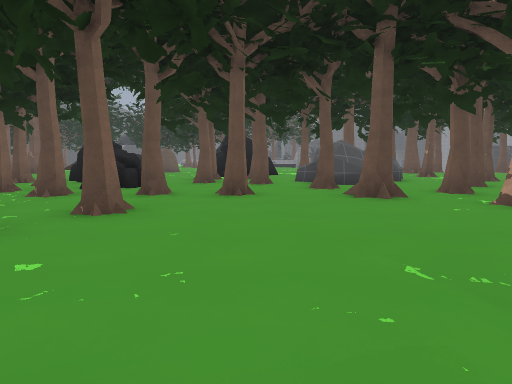
View 1 (above)

24 first-person views from a walk through a level from a Godot 3-D game. The camera is 1.5 m above the floor, tilts 6° down and sees 80° across. The floor is counted in squares, 2 m on a side. Each view is taken from the middle of a square. On the plan, view 1 faces up. The plan holds only what a view shows up to about 10 squares ahead; the rest is blank. The place goes on beyond the plan. Characters and animated objects are not drawn. Some surface patterns are stand-ins.

View 2
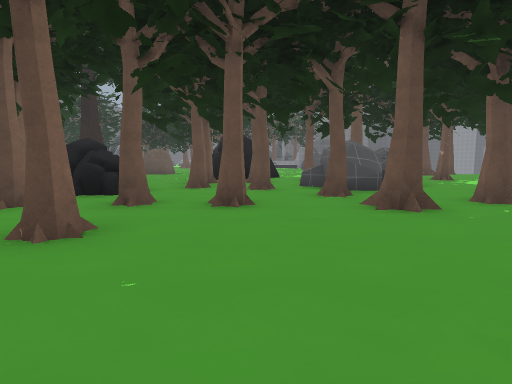

View 3
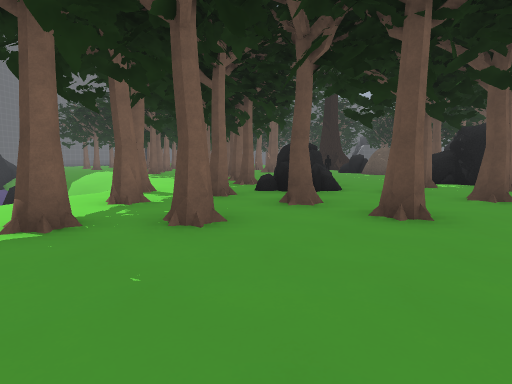

View 4
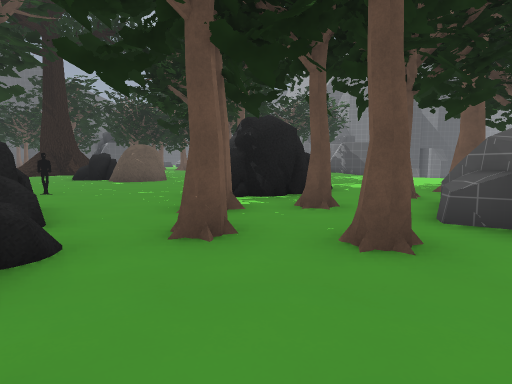

View 5
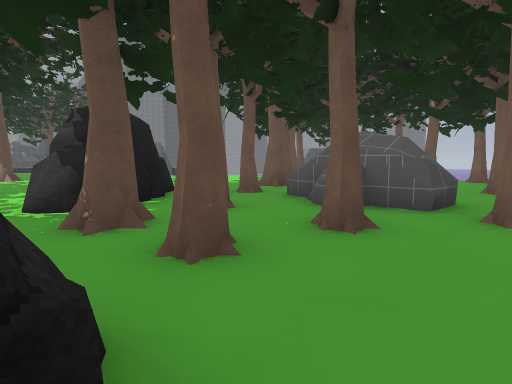

View 6
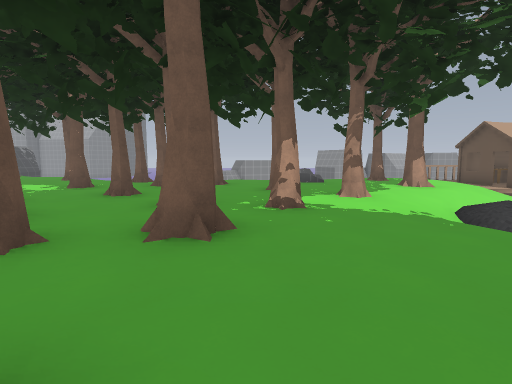

View 7
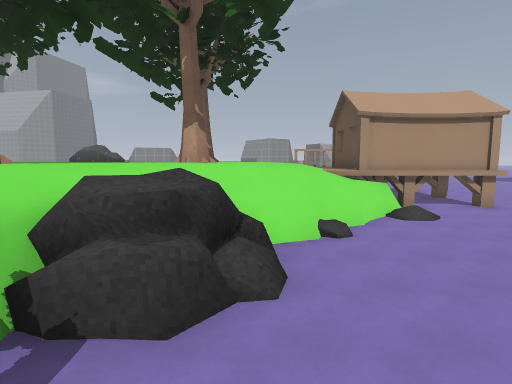

View 8
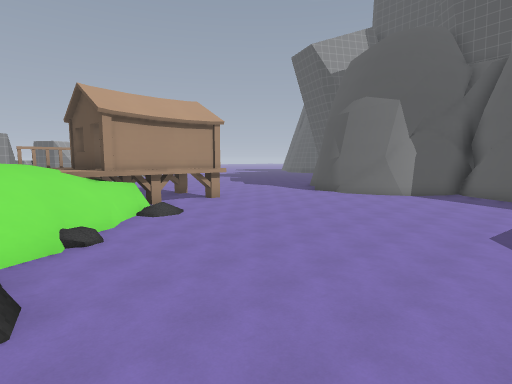

View 9
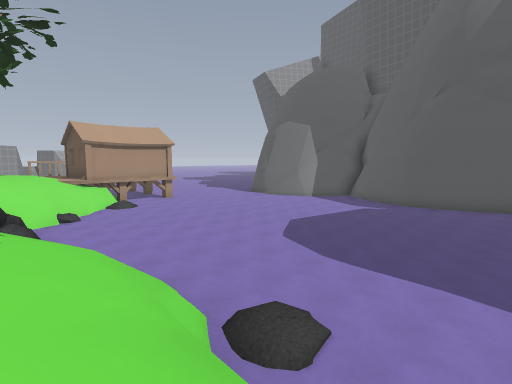

View 10
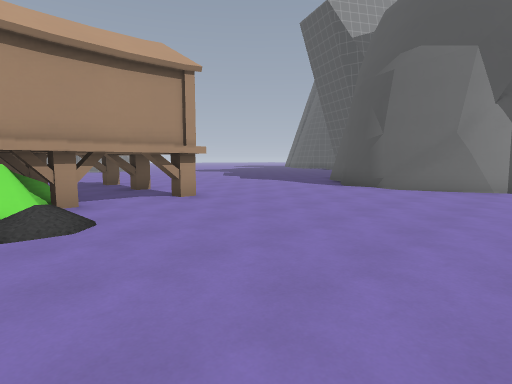

View 11
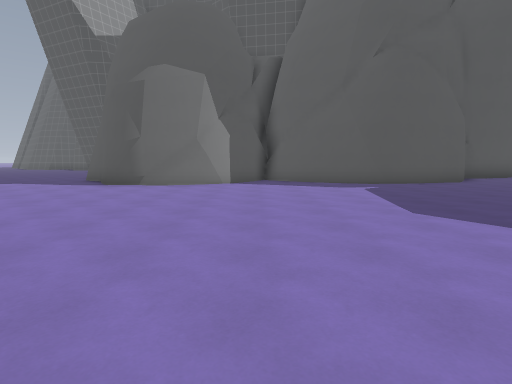

View 12
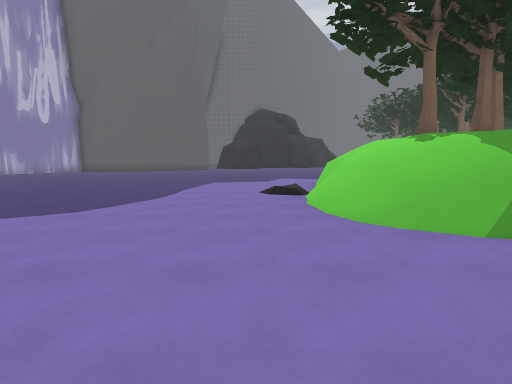

View 13
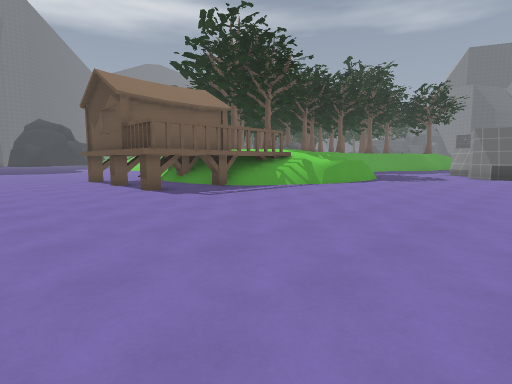

View 14
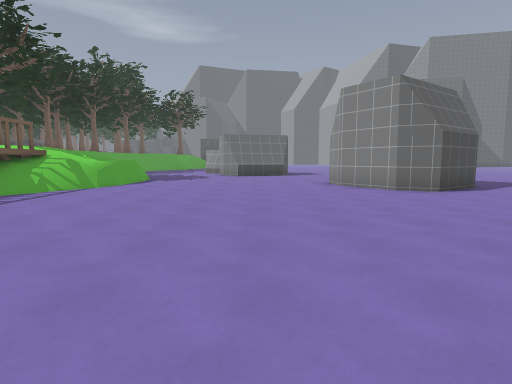

View 15
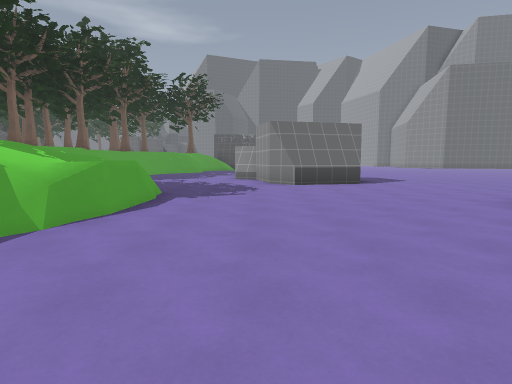

View 16
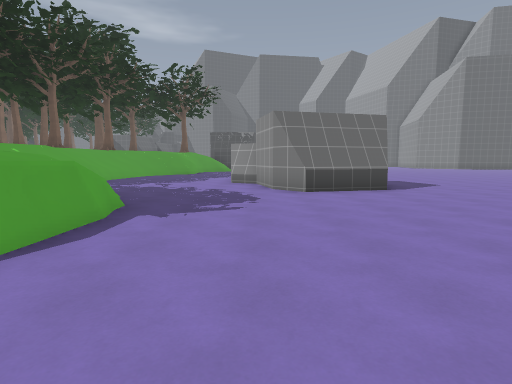

View 17
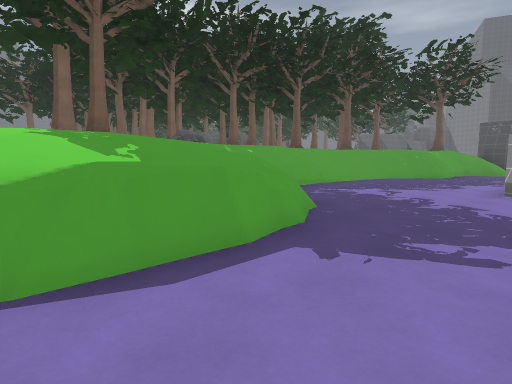

View 18
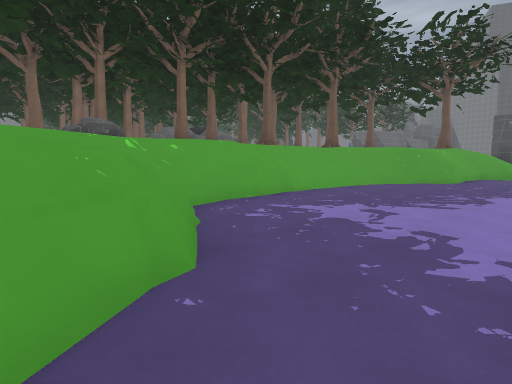

View 19
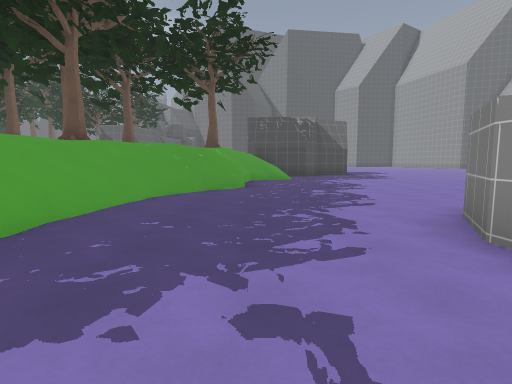

View 20
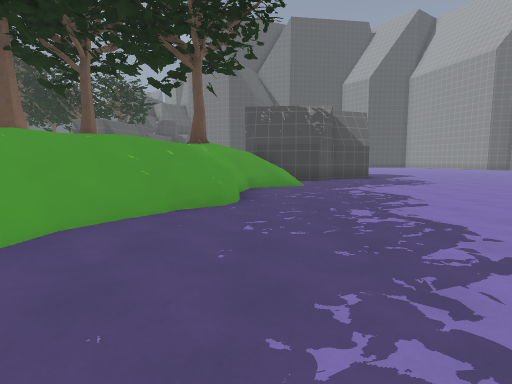

View 21
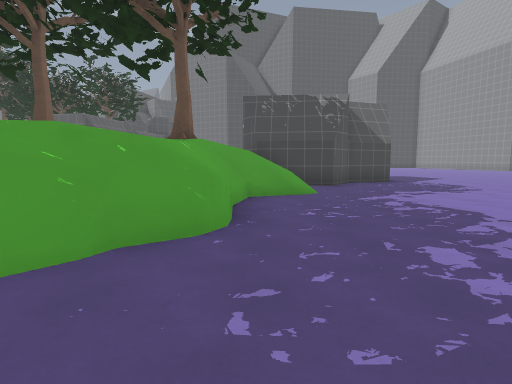

View 22
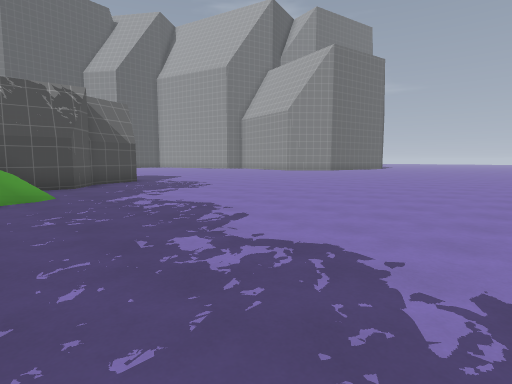

View 23
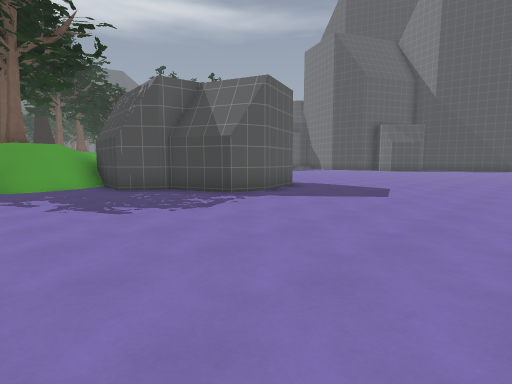

View 24
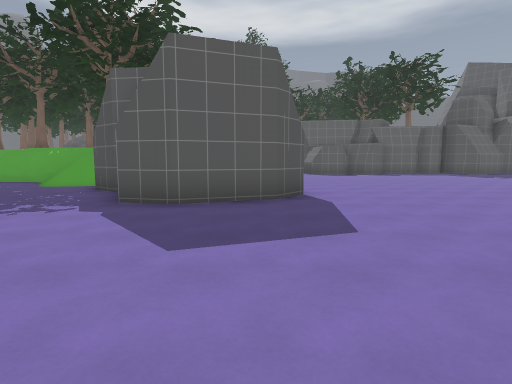

### Floor plan
Key: @ floor where view 1 was taken; # wall or solid block; x gap in a wall; . main floor; : floor 0.25 m higher than the main floor; + floor 1.25 m higher than the main floor; * floor 2 m higher than the main floor; % floor 2.25 m higher than the main floor; & floor 2.5 m higher than the main floor; / step, stairs or slope; = window, fence, low wall or low ledge; ^ raised ledge; T tree; R rock; H house.
Columns run from 5 left of view 1 to 25 right of it. Each row starts with its distance up from view 1.
 30                     ..
 29                     ...
 28                     ....
 27                     .....   ..
 26                     ..........
 25                     ..........
 24                     ..........
 23                       .#......
 22                        ##......
 21                         #......
 20                        ##......
 19                     # ##.......
 18                    /###........
 17                    ///.........
 16   T&   =          T///.........
 15 &=&&  &=   TT     //=..........
 14 &&&& ##&&&      =  /..........
 13 =&&###=  #      &&//...........
 12 &&&####T=   TxxT&//=...........
 11 &&&##T=^   &=&&&///............
 10 RR=# &&# ^&&TT&&///............
  9 RR&TTT&##&&&&&&T//.........
  8 TRR&&&&#=&&T&T &//.....#
  7 TR&&&&TT##&&    //....##
  6 TT&#&T&##T&&&T ==/....##    ...
  5 T&=&&&&&&T&&&&&&%/.....##  ....
  4 &T&T&&=&=T& T&&=%//.....###....
  3 =&T&&==&%%/#&&&# /==...........
  2 =&x&&&/// /&&&   ///=..........
  1 = #&&%/ ##////&T /////........
  0 =////@=###=//#&T  //+=.......
 -1 ====#///./==//&   //+=......#
 -2 .../=//....:///%  ///=......#
 -3 .../.........=//   H/.......###
 -4 .............=HHHH H=..........
 -5 .............##H H*H...........
 -6 ...............H.H.H..........
 -7 ...............H.H.H..........
 -8 .............................
 -9 ............................
-10 ...........................
-11 .................   .......
-12  .................
-13  ..####...#####...

Where each view was taken, in squares from view 1:
view 1: 0 up, 0 right, facing up
view 2: 1 up, 0 right, facing up
view 3: 2 up, 1 right, facing up-left
view 4: 6 up, 1 left, facing up
view 5: 7 up, 3 left, facing up-right
view 6: 5 up, 1 left, facing right
view 7: 1 down, 1 right, facing right
view 8: 1 down, 1 right, facing down-right
view 9: 0 up, 4 left, facing down-right
view 10: 4 down, 4 right, facing down-right
view 11: 3 down, 4 right, facing down
view 12: 3 down, 5 right, facing left
view 13: 11 down, 21 right, facing up-left
view 14: 11 down, 20 right, facing up
view 15: 6 down, 18 right, facing up
view 16: 4 down, 18 right, facing up
view 17: 2 down, 18 right, facing up-left
view 18: 1 up, 17 right, facing up-left
view 19: 4 up, 15 right, facing up
view 20: 7 up, 15 right, facing up
view 21: 9 up, 15 right, facing up
view 22: 9 up, 15 right, facing up-right
view 23: 15 up, 25 right, facing up-left
view 24: 22 up, 25 right, facing left
